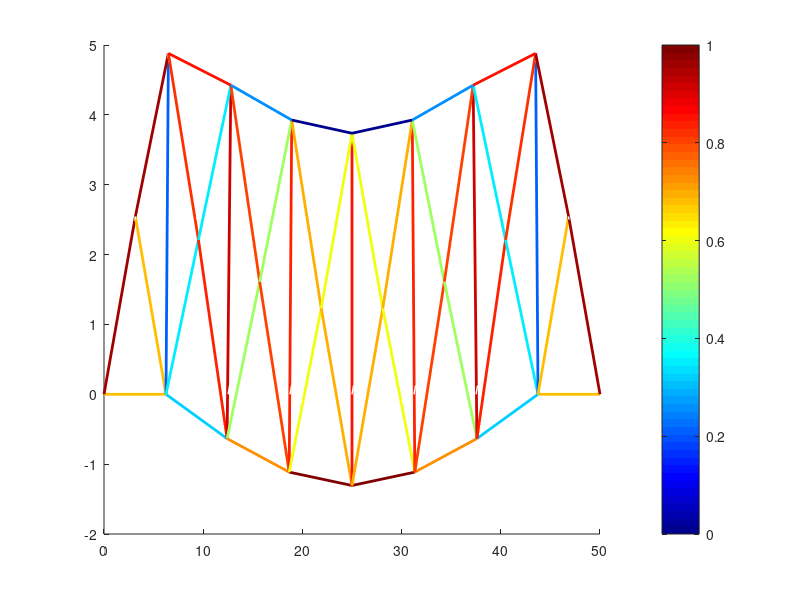

This chart was generated by the following MATLAB code: (Note: this script raises an error after producing the figure.)
function postprocessor
    
    % Cargar datos del procesamiento
    load('processing_data.mat', 'd', 'tensiones', 'barras_fallidas', 'reacciones', 'p', 'r');
    load('preprocessing_data.mat', 'PROB');
    
    % Número de elementos y nodos
    n_elementos = size(PROB.miembros, 1);
    n_nodos = size(PROB.nodos, 1);
    
    % Escala para visualizar la deformación
    escala = 100; % Ajustar según la magnitud de los desplazamientos
    
    % Calcular posiciones deformadas
    nodos_deformados = PROB.nodos + escala * reshape(d, 2, [])';
    
    % Obtener el rango de tensiones para la escala de colores
    min_tension = min(tensiones);
    max_tension = max(tensiones);
    
    % Crear un mapa de colores (escala de azul a rojo)
    cmap = colormap(jet);
    n_colors = size(cmap, 1);
    
    % Dibujar la estructura
    figure;
    hold on;
    
    % Dibujar barras coloreadas según la tensión
    for ele = 1:n_elementos
        % Nodos de cada elemento
        nodo1 = PROB.miembros(ele, 1);
        nodo2 = PROB.miembros(ele, 2);
    
        % Coordenadas originales
        x_original = [PROB.nodos(nodo1, 1), PROB.nodos(nodo2, 1)];
        y_original = [PROB.nodos(nodo1, 2), PROB.nodos(nodo2, 2)];
    
        % Coordenadas deformadas
        x_deformado = [nodos_deformados(nodo1, 1), nodos_deformados(nodo2, 1)];
        y_deformado = [nodos_deformados(nodo1, 2), nodos_deformados(nodo2, 2)];
    
        % Color según la tensión
        if max_tension == min_tension
            tension_norm = zeros(size(tensiones)); % Normalizar tensiones
        else
            tension_norm = (tensiones(ele) - min_tension) / (max_tension - min_tension); % Normalizar tensión
        end
        color_index = round(tension_norm * (size(cmap, 1) - 1)) + 1;
        color = cmap(color_index,:);
    
        % Dibujar barra original (negro)
        plot(x_original, y_original, 'w--', 'LineWidth', 1.0);
    
        % Dibujar barra deformada con color
        plot(x_deformado, y_deformado, 'Color', color, 'LineWidth', 2.0);
    end
    
    % Configuración del gráfico
    cmap = colormap("jet");
    colorbar; % Mostrar barra de color
    clim([min_tension, max_tension]); % Escalar colores según el rango de tensiones
    title('Distribución de Tensiones en la Estructura');
    xlabel('X (m)');
    ylabel('Y (m) * 0.01');
    legend('Original', 'Deformada (colores por tensión)');
    axis equal;
    grid on;
    hold off;
	saveas(gcf, 'figuras/deformada.png');

end

